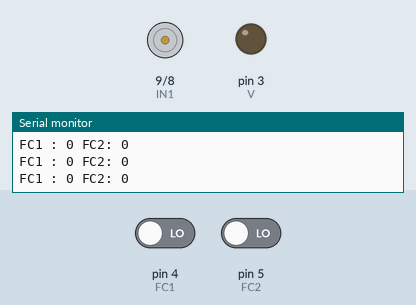
Recording of a sketch running on a simulated Arduino Uno, built with avr-gcc and run on an emulated ATmega328P. Shown: motor-driver pin pairs drawn as motors (green arrow = first pin HIGH = forward, orange = second pin HIGH = backward, longer = more drive, scaled by the enable pin), output pins drawn as LEDs (lit = HIGH), the last lines printed to the serial monitor. The test bench sets the inputs (shaded band); at power-on: pin 4 (FC1) LOW, pin 5 (FC2) LOW.

Above: at 1.8 s.
1.9 s: pin 4 (FC1) driven HIGH
At 2.5 s:
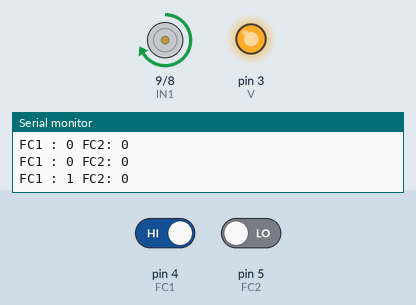
3.5 s: pin 4 (FC1) driven LOW and pin 5 (FC2) driven HIGH
At 5.2 s:
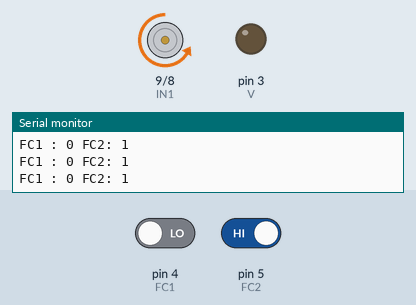
5.5 s: pin 4 (FC1) driven HIGH and pin 5 (FC2) driven LOW
At 5.9 s:
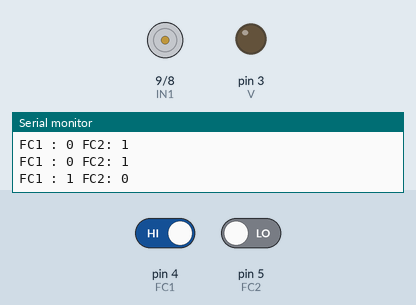
Timing chart, 0 to 8.5 s (numbered marks = the images above; inputs shaded):
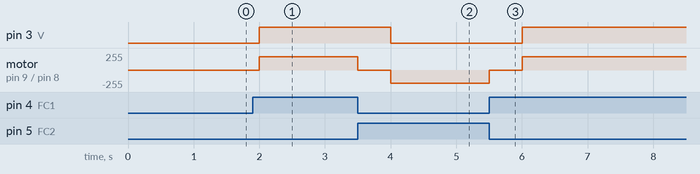

The sketch:

Prueba_Puerta.ino
```cpp
int FC1 = 4, FC2 = 5, ENA = 10, IN1 = 9, IN2 = 8, V = 3;
boolean flag = false;
void setup() {
  pinMode (ENA, OUTPUT);
  pinMode (IN1, OUTPUT);
  pinMode (IN2, OUTPUT);
  pinMode (FC1,INPUT);
  pinMode (FC2,INPUT);
  pinMode (V,OUTPUT);
  Serial.begin(9600);
}

void loop() {
  int v1 = digitalRead(FC1),v2 = digitalRead(FC2);
  Serial.print("FC1 : ");
  Serial.print(v1);
  Serial.print(" FC2: ");
  Serial.println(v2);
  if( !flag ){
    if( v1 == HIGH && v2 == LOW){
      adelante();
      digitalWrite(V,HIGH);
    }
    if(v1 == LOW && v2 == HIGH){
      parar();
      flag = true;
    }
  }else{
    if( v1 == LOW && v2 == HIGH){
      digitalWrite(V,LOW);
      atras();
    }
    if(v1 == HIGH && v2 == LOW){
      parar();
      flag = false;
    }
  }

  delay(500);
}
void adelante(){
    digitalWrite (IN1, HIGH);
    digitalWrite (IN2, LOW);
    analogWrite (ENA, 200);
}
void atras(){
    digitalWrite (IN1, LOW);
    digitalWrite (IN2, HIGH);
    analogWrite (ENA, 200);
}
void parar(){
    digitalWrite (IN1, HIGH);
    digitalWrite (IN2, LOW);
    analogWrite (ENA, 0);
}
```

Measured:
- after the input at 1.9 s, pin 3 (V): LOW → HIGH after 0.10 s; motor on pin 9 (IN1) / pin 8 (IN2): stopped → forward 200/255 after 0.10 s
- after the input at 3.5 s, pin 3 (V): HIGH → LOW after 0.50 s; motor on pin 9 (IN1) / pin 8 (IN2): forward 200/255 → stopped at once, → backward 200/255 0.50 s later
- after the input at 5.5 s, pin 3 (V): LOW → HIGH after 0.50 s; motor on pin 9 (IN1) / pin 8 (IN2): backward 200/255 → stopped at once, → forward 200/255 0.50 s later
